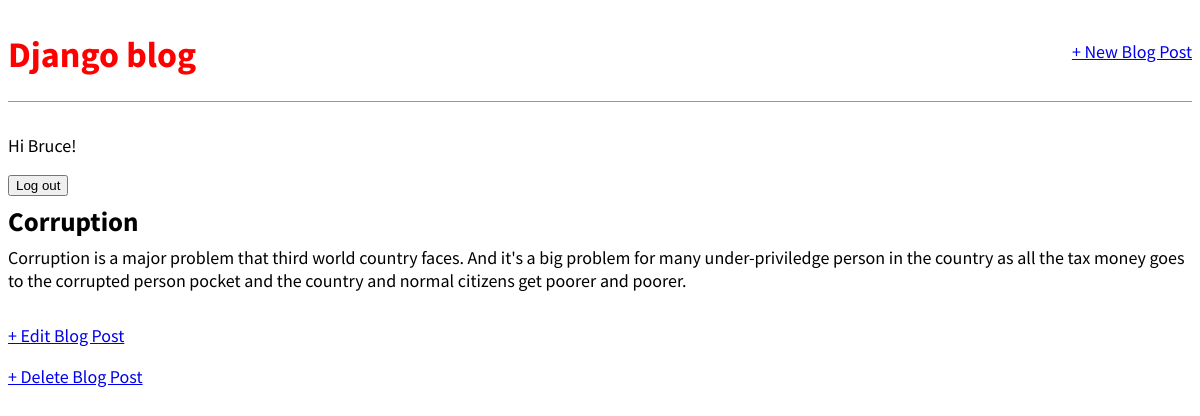
Page /post/2/ (signed in) on the committed database.
### blog/models.py (models this page shows, shortened)
class Post(models.Model):
    title = models.CharField(max_length=200)
    author = models.ForeignKey("auth.User", on_delete=models.CASCADE,)
    body = models.TextField()

### blog/views.py (the view)
# urls.py: path("post/<int:pk>/", BlogDetailView.as_view(), name="post_detail"),
class BlogDetailView(DetailView):
    model = Post
    template_name = "post_detail.html"

### templates/post_detail.html
{% extends "base.html" %} {% block content %}
<div class="post-entry">
  <h2>{{ post.title }}</h2>
  <p>{{ post.body }}</p>
</div>
<p><a href="{% url 'post_edit' post.pk %}"> + Edit Blog Post</a></p>
<p><a href="{% url 'post_delete' post.pk %}">+ Delete Blog Post</a></p>
{% endblock content %}

### templates/base.html (shortened to what this page needs)
{% load static %}
<html>
  <head>
    <link href="{% static 'css/base.css' %}" rel="stylesheet" s />
  </head>
  <body>
    <div>
      <header>
        <div class="nav-left">
          <h1><a href="{% url 'home' %}">Django blog</a></h1>
        </div>
        <div class="nav-right">
          <a href="{% url 'post_new' %}">+ New Blog Post</a>
        </div>
      </header>
      {% if user.is_authenticated %}
      <p>Hi {{ user.username }}!</p>
      <form action="{% url 'logout' %}" method="post" style="display: inline">
        <button type="submit">Log out</button>
      </form>
      {% else %}
      <p>You are not logged in.</p>
      <a href="{% url 'login' %}">Log In</a>
      <a href="{% url 'signup' %}">Sign Up</a>
      {% endif %} {% block content %} {% endblock content %}
    </div>
  </body>
</html>

### static/css/base.css (style rules this page uses)
body { font-family: 'Source Sans Pro', sans-serif; font-size: 18px; }
header { border-bottom: 1px solid #999; margin-bottom: 2rem; display: flex; }
header h1 a { color: red; text-decoration: none; }
.nav-left { margin-right: auto; }
.nav-right { display: flex; padding-top: 2rem; }
.post-entry { margin-bottom: 2rem; }
.post-entry h2 { margin: 0.5rem 0; }
.post-entry p { margin: 0; font-weight: 400; }

### rows in the picture
Post: title "Corruption", body "Corruption is a major problem that third world country faces. And it's a big problem for many under-priviledge person in the country as all the tax money goes to the corrupted person pocket and the country and normal citizens get poorer and poorer."

### other values in the picture
{{ user.username }} "Bruce"
